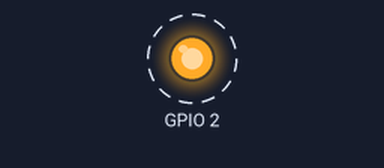
A sketch run on a simulated ESP32. On the bench: output pins drawn as LEDs (lit = HIGH). Dashed ring = blinking. What the sketch prints to the serial monitor is not drawn.

Above: at 2.2 s.
Timing chart, 0 to 5.0 s (numbered marks = the images above):
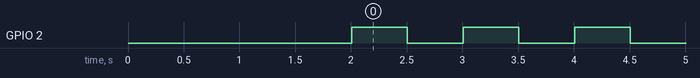

The sketch:

boot_test.ino
```cpp
void setup() {
  Serial.begin(115200);
  delay(2000);

  Serial.println("=== ESP32 Boot Test ===");
  Serial.println("Boot successful!");
  Serial.printf("CPU Freq: %d MHz\n", getCpuFrequencyMhz());
  Serial.printf("Flash Size: %d MB\n", ESP.getFlashChipSize() / (1024 * 1024));
  Serial.printf("Free Heap: %d bytes\n", ESP.getFreeHeap());
  Serial.printf("Chip Revision: %d\n", ESP.getChipRevision());
  Serial.println("=======================");

  pinMode(2, OUTPUT);
}

void loop() {
  digitalWrite(2, HIGH);
  Serial.println("LED ON");
  delay(500);
  digitalWrite(2, LOW);
  Serial.println("LED OFF");
  delay(500);
}
```

Measured:
- by itself, GPIO 2: alternates HIGH for 0.50 s and LOW for 0.50 s
